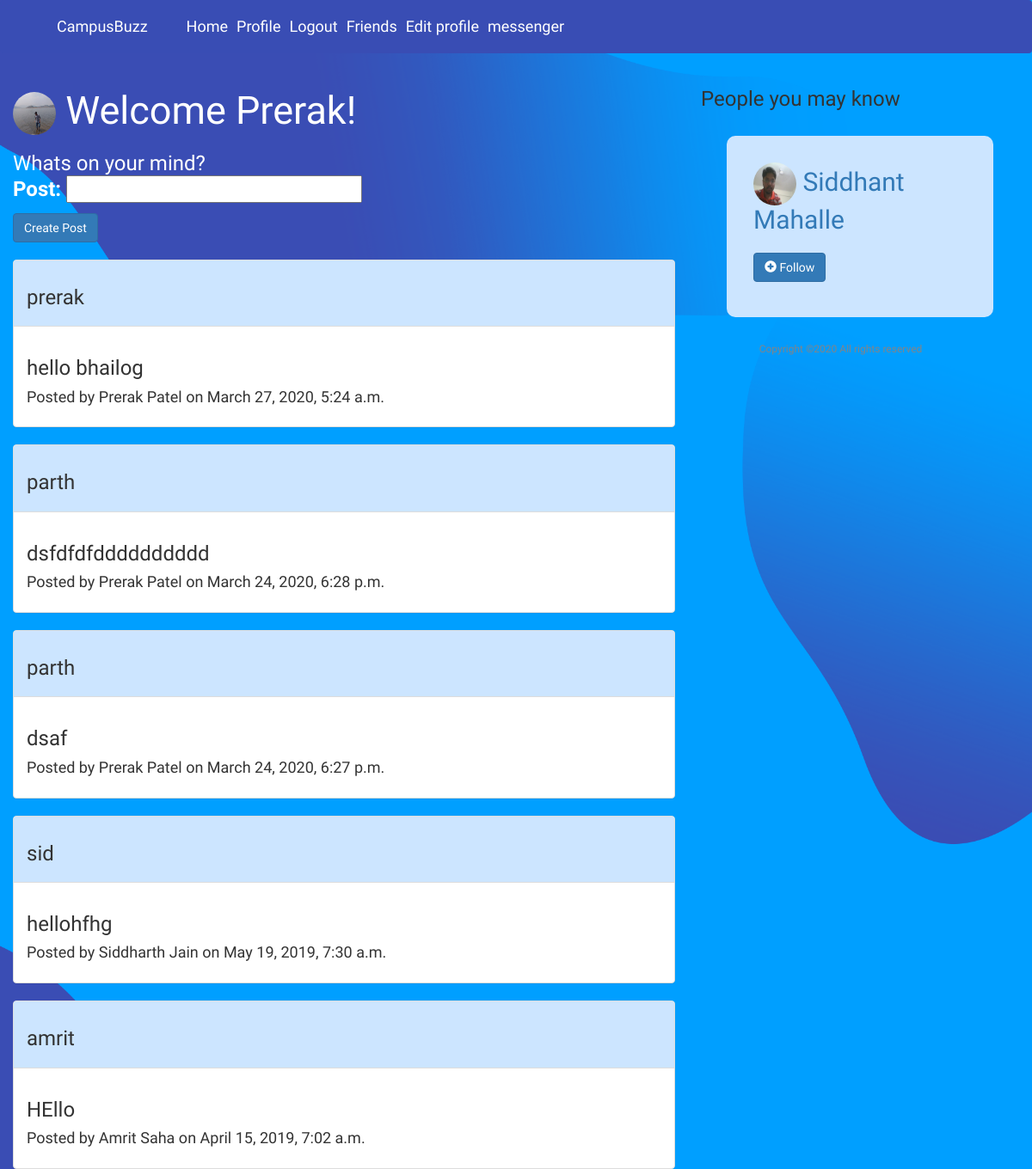
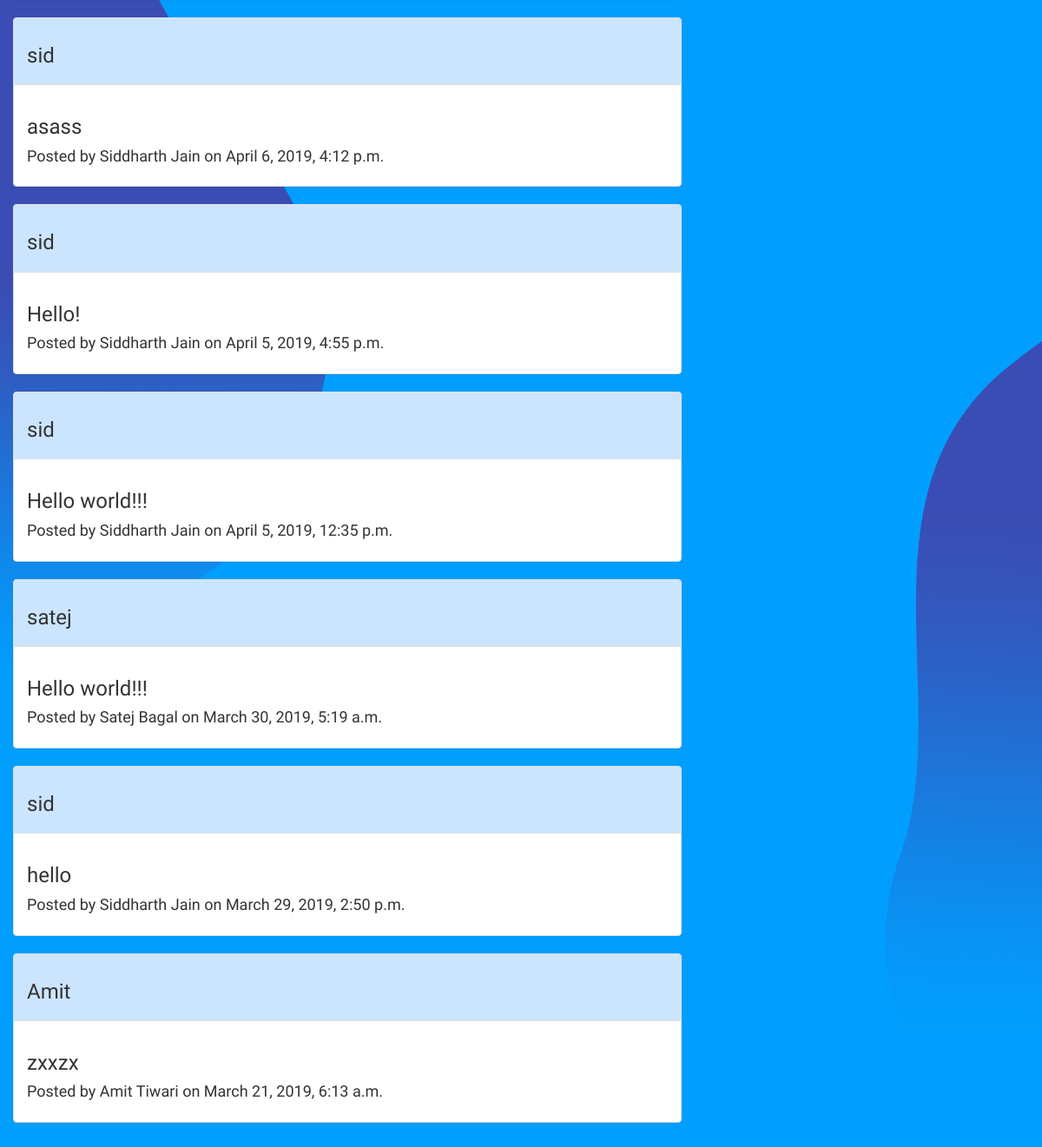
The page /home/ (signed in) on the database its author committed (2 pictures, top to bottom).
### login/models.py (models this page shows, shortened)
class UserProfile(models.Model):
    user = models.OneToOneField(User, on_delete=models.CASCADE, related_name='profile')
    location = models.CharField(max_length=30, blank=True)
    profile_pic = models.FileField(blank=True)
    bio = models.CharField(default='',max_length=100)
    phone = models.IntegerField(default=0)

### home/models.py (models this page shows, shortened)
class Post(models.Model):
    post = models.CharField(max_length=500)
    user = models.ForeignKey(User , on_delete=models.CASCADE)
    created = models.DateTimeField(auto_now_add=True)

### home/views.py (the view, shortened to what this page needs)
# urls.py: path('', login_required(views.HomeView.as_view()), name='home'),
class HomeView(TemplateView):
    template_name = 'home/home.html'
    def get(self, request):
        form = HomeForm()
        current_user = request.user
        posts = Post.objects.all().order_by('-created')
        users = User.objects.all()
        try:
            friends = current_user.friends.users.all()
        except:
            Friend.make_friend(current_user,current_user)
            friends = current_user.friends.users.all()
        args = {'form':form, 'posts':posts , 'users':users , 'friends':friends }
        return render(request, self.template_name, args)

### home/forms.py
class HomeForm(forms.ModelForm):
    post = forms.CharField(required=True)
    class Meta:
        model = Post
        fields = {'post',}

### home/templates/home/home.html (shortened to what this page needs)
    {% extends 'home/base.html' %}
            {% block content %}
                    <div class="container col-lg-8 col-m-6 col-sm-6" >
                        <h1 class="display-3" style="font-family: 'Baloo Chettan', cursive;">
                            {% if user.profile.profile_pic %}
                                    <img src="{{user.profile.profile_pic.url}}" alt="avatar" style="vertical-align: middle; width: 50px; height: 50px; border-radius: 50%; "/>
                              {% else %}
                                    <img src="https://lh3.googleusercontent.com/uFp_tsTJboUY7kue5XAsGA=s28" width="28px" height="28px">
                              {% endif %}
                            Welcome {{user.first_name}}!
                        </h1>
                        <form method="POST">
                            <h3 style="color: white">Whats on your mind?{{form.as_p}}</h3>
                            <button class="btn btn-primary" type="submit">Create Post</button>
                        </form>
                        {% for post in posts %}
                         <div class="panel panel-default" style="">
                                <div class="panel-heading" style="background-color: #cce5ff;"><h3>{{post.user}} </h3></div>
                               	<div class="panel-body">
                                	<h3>{{ post.post }}</h3>
                                    <h4>Posted by {{post.user.get_full_name}} on {{post.created}}</h4>
                                </div>
                         </div>
                        {% endfor %}
                    </div>
                    <div class="container col-lg-4 col-m-4 col-sm-2">
                        <h3>People you may know</h3>
                        <h2>
                            {% for user in users %}
                                {% if user != request.user and user not in friends  %}
                                    <div class="" style="margin: 30px;background-color: #cce5ff; border:1px solid transparent; border-radius:10px; padding: 15px;">
                                        <div class="panel-body">
                                          <p>
                                              {% if user.profile.profile_pic %}
                                                    <img src="{{user.profile.profile_pic.url}}" alt="avatar" style="vertical-align: middle; width: 50px; height: 50px; border-radius: 50%; "/>
                                              {% else %}
                                                    <img src="https://lh3.googleusercontent.com/uFp_tsTJboUY7kue5XAsGA=s28" width="28px" height="28px">
                                              {% endif %}
                                              <a href="{% url 'login:home' user.username %}">{{user.first_name}} {{user.last_name}}</a>
                                              <h2><a href="{% url 'home:add_friend' user.pk%}" class="btn btn-primary btn-md"><span class="glyphicon glyphicon-plus-sign"></span> Follow</a></h2>
                                          </p>
                                        </div>
                                      </div>
                                {% endif %}
                            {% endfor %}
                        </h2>
                    </div>
              {% endblock %}

### home/templates/home/base.html (shortened to what this page needs)
<!DOCTYPE html>
<html lang="en">
	<head>
{% load static %}
		<link href="{% static 'home/css/bootstrap.min.css' %}" rel="stylesheet">
		<link href="css/styles.css" rel="stylesheet">
        <link rel="stylesheet" href="https://maxcdn.bootstrapcdn.com/bootstrap/4.0.0/css/bootstrap.min.css">
        <link rel="stylesheet" href="https://cdnjs.cloudflare.com/ajax/libs/font-awesome/4.7.0/css/font-awesome.min.css">
    <link rel="stylesheet" href="https://maxcdn.bootstrapcdn.com/bootstrap/3.4.0/css/bootstrap.min.css">
    </head>
	<body style="
	font-family: 'Frank Ruhl Libre', serif;
	background-image: url({% static 'home/images/home-2-bg.png' %});
	background-repeat: no-repeat;
	background-size: cover;
	background-position: top center;
	background-color: #009fff;" >
            <nav class="navbar navbar-expand-lg" style="font-size:large; background-color:#394db4;">
                <a class="navbar-brand" href="#">
                </a>
                <a class="navbar-brand" href="#" style="font-size:large "><span style="font-family: 'Rock Salt', cursive; color:white;">CampusBuzz</span></a>
                <div class="collapse navbar-collapse" id="navbarSupportedContent">
                    <ul class="navbar-nav mr-auto">
                        <li class="nav-item active">
                            <a class="nav-link" style="color:white;" href="{% url 'home:home' %}">Home <span class="sr-only">(current)</span></a>
                        </li>
                        <li class="nav-item">
                            <a class="nav-link" style="color:white;" href="{% url 'login:home' user.username %}">Profile</a>
                        </li>
                        <li class="nav-item">
                            <a class="nav-link" style="color:white;" href="{% url 'login:logout' %}">Logout</a>
                        </li>
                        <li class="nav-item">
                            <a class="nav-link" style="color:white;" href="{% url 'home:find_friends' %}">Friends</a>
                        </li>
                        <li class="nav-item">
                            <a class="nav-link" style="color:white;" href="{% url 'login:edit_profile' user.username %}">Edit profile</a>
                        </li>
                        <li class="nav-item">
                            <a class="nav-link" style="color:white;" href="{% url 'chat:index'%}">messenger</a>
                        </li>
                    </ul>
                </div>
            </nav>
            {% block content %}
            {% endblock %}
    <footer style="padding: 20px 0;">
        <div class="container text-center">
            <div class="copyright" style="padding-top: 5px; font-size: 12px; color: #838488; line-height: normal;">
            </div>
        </div>
    </footer>
	</body>
</html>

### home/static/home/css/styles.css (style rules this page uses)
html, body { height: 100%; font-family:verdana,arial,sans-serif; color:#555555; }
a { color:#222222; }
h1,h2,h3 { font-weight:800; }
.btn-primary,.label-primary,.list-group-item.active, .list-group-item.active:hover, .list-group-item.active:focus { background-color:#3B5999; color:#fffffe; }
.panel-default .panel-heading { background-color:#f9fafb; color:#555555; }

### home/templates/home/home.html (style rules this page uses)
h1 { color:white; }

### rows shown on the page
Post: user "prerak", post "hello bhailog", user.get_full_name "Prerak Patel", created "March 27, 2020, 5:24 a.m."
Post: user "parth", post "dsfdfdfdddddddddd", user.get_full_name "Prerak Patel", created "March 24, 2020, 6:28 p.m."
Post: user "parth", post "dsaf", user.get_full_name "Prerak Patel", created "March 24, 2020, 6:27 p.m."
Post: user "sid", post "hellohfhg", user.get_full_name "Siddharth Jain", created "May 19, 2019, 7:30 a.m."
Post: user "amrit", post "HEllo", user.get_full_name "Amrit Saha", created "April 15, 2019, 7:02 a.m."
Post: user "sid", post "asass", user.get_full_name "Siddharth Jain", created "April 6, 2019, 4:12 p.m."
Post: user "sid", post "Hello!", user.get_full_name "Siddharth Jain", created "April 5, 2019, 4:55 p.m."
Post: user "sid", post "Hello world!!!", user.get_full_name "Siddharth Jain", created "April 5, 2019, 12:35 p.m."
Post: user "satej", post "Hello world!!!", user.get_full_name "Satej Bagal", created "March 30, 2019, 5:19 a.m."
Post: user "sid", post "hello", user.get_full_name "Siddharth Jain", created "March 29, 2019, 2:50 p.m."
Post: user "Amit", post "zxxzx", user.get_full_name "Amit Tiwari", created "March 21, 2019, 6:13 a.m."

### other values the page prints
{{ user.first_name }} "Prerak"
{{ user.first_name }} "Siddhant"
{{ user.last_name }} "Mahalle"
